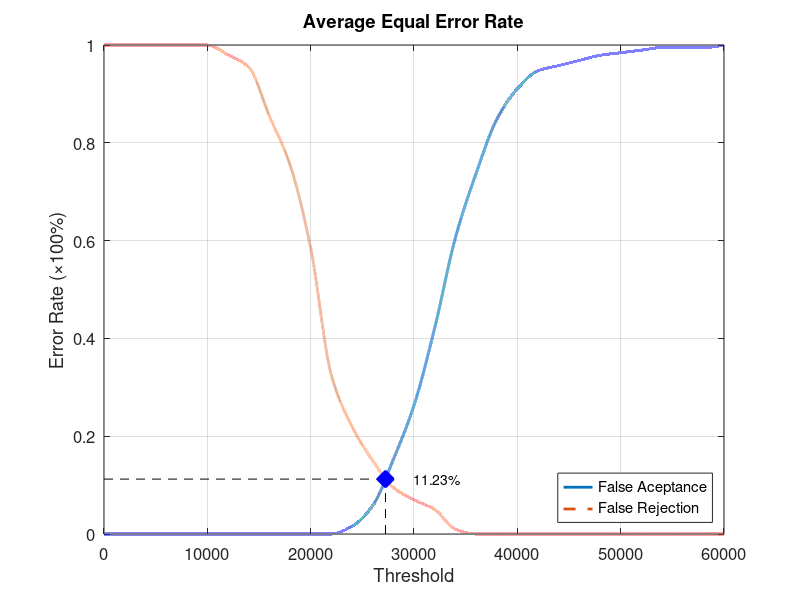
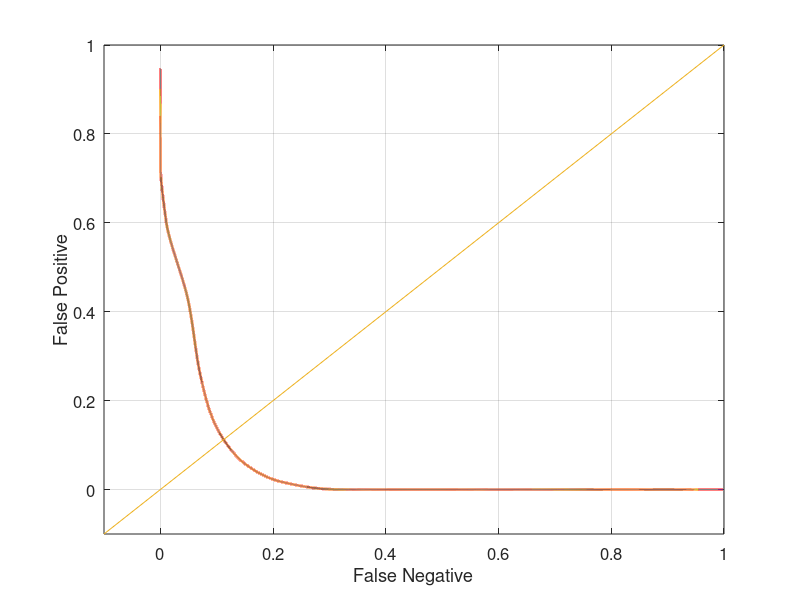

The MATLAB script that drew these images, in order:
function yEER = Database4_4
close all;
clear;
clc;
x = 0:2000:60000;
xq = 0:0.5:60000;

y0 = [0 0 0 0 0 0 0 0 0 0 0 0 0.0157895 0.0578947 0.152632 0.263158 0.421053 0.605263 0.736842 0.847368 0.910526 0.947368 0.957895 0.968421 0.978947 0.984211 0.989474 0.994737 0.994737 0.994737 1];
yy0 = interp1(x, y0, xq, 'pchip');
y1 = [1 1 1 1 1 1 0.98 0.955 0.855 0.755 0.585 0.325 0.22 0.15 0.095 0.07 0.05 0.01 0 0 0 0 0 0 0 0 0 0 0 0 0];
yy1 = interp1(x, y1, xq, 'pchip');

% Calculating EER: 
y2 = abs(y0 - y1);
find(y2 == min(y2))
yy2 = abs(yy0 - yy1);
xEER = find(yy2 == min(yy2));
xEERIndex = xq(xEER) % X-axis EER
yEER = yy0(xEER) % Y-axis EER

main = figure
plot(xq, yy0,'-','LineWidth', 2);	hold on
plot(xq, yy1,'--','LineWidth', 2);	hold on
plot([xEERIndex xEERIndex], [0 yEER], 'k--');	hold on
plot([0 xEERIndex], [yEER yEER], 'k--');	hold on
plot(xEERIndex, yEER, 'bx', 'LineWidth', 10);	hold on
text(xEERIndex + 10 * xEERIndex / 100, yEER, [num2str(round((10000 * yEER)) / 100) '%'])
legend('False Aceptance', 'False Rejection', 'Location', 'SouthEast')
xlabel('Threshold')
ylabel('Error Rate (\times100%)')
title('Average Equal Error Rate')
set(gca, 'FontSize', 12)
axis([0 60000 0 1])
grid on

print(main, 'Database4_4Main', '-dpng');
FNRxFPR = figure('Color', [1 1 1]);
plot(yy1, yy0, '-', yy1, yy0, 'LineWidth', 2);
hold on
y = -0.1:0.1:1
plot(y, y); 
set(gca, 'FontSize', 12)
xlabel('False Negative')
ylabel('False Positive')
axis([-0.1 1 -0.1 1])
set(gca, 'FontSize', 12)
grid on

print(FNRxFPR, 'Database4_4FNRxFPR','-dpng');
end
